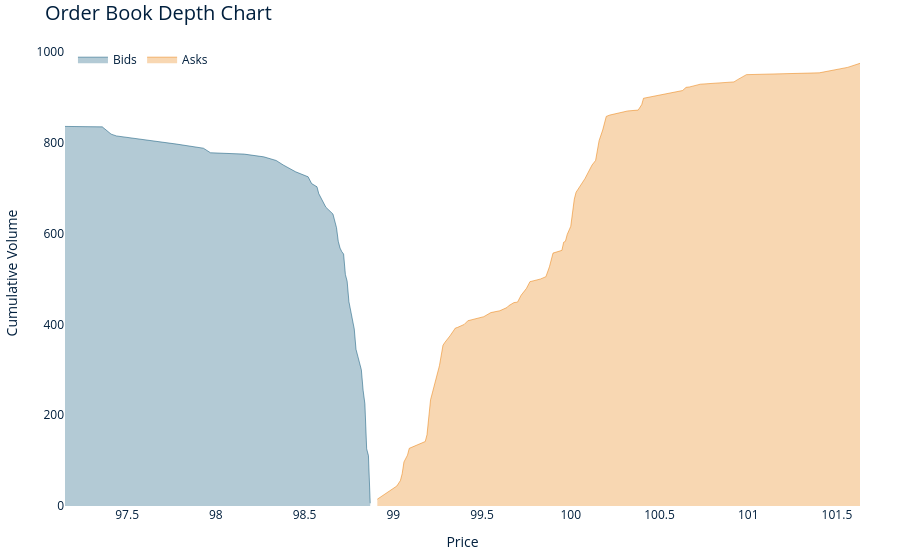

Notebook source saved alongside this figure:
### Markdown cell above
## Visualize the Results

### Code cell
# Get order book state
bids_df, asks_df = simulator.order_book.get_order_book_as_dataframe()

# Create depth chart
fig = create_depth_chart(bids_df, asks_df)
fig.show()

### Figure 1 — Plotly figure (JSON) as saved in the notebook; plotly's stock layout.template omitted (floating-point values rounded to 4 significant figures)
{"data": [{"fill": "tozeroy", "fillcolor": "rgba(4, 81, 116, 0.3)", "line": {"color": "#045174", "width": 0.5}, "mode": "lines", "name": "Bids", "type": "scatter", "x": [98.87, 98.86, 98.85, 98.84, 98.83, 98.82, 98.8, 98.79, 98.78, 98.76, 98.75, 98.74, 98.73, 98.72, 98.71, 98.7, 98.69, 98.68, 98.67, 98.66, 98.62, 98.6, 98.58, 98.57, 98.54, 98.52, 98.47, 98.45, 98.38, 98.34, 98.27, 98.22, 98.16, 97.97, 97.93, 97.78, 97.6, 97.58, 97.44, 97.41, 97.37, 97.36, 97.15], "y": [6, 111, 126, 225, 255, 300, 330, 345, 390, 435, 450, 495, 510, 555, 560, 568, 583, 613, 628, 643, 658, 673, 688, 703, 710, 725, 734, 736, 751, 761, 769, 772, 775, 778, 788, 797, 806, 808, 815, 819, 832, 835, 836]}, {"fill": "tozeroy", "fillcolor": "rgba(232, 122, 0, 0.3)", "line": {"color": "#e87a00", "width": 0.5}, "mode": "lines", "name": "Asks", "type": "scatter", "x": [98.91, 99.02, 99.04, 99.05, 99.06, 99.08, 99.09, 99.18, 99.19, 99.2, 99.21, 99.22, 99.23, 99.24, 99.25, 99.26, 99.28, 99.29, 99.32, 99.35, 99.36, 99.4, 99.42, 99.51, 99.55, 99.6, 99.64, 99.65, 99.68, 99.7, 99.72, 99.75, 99.77, 99.83, 99.86, 99.87, 99.88, 99.9, 99.95, 99.96, 99.97, 99.98, 100.0, 100.0, 100.0, 100.1, 100.1, 100.1, 100.1, 100.2, 100.2, 100.2, 100.2, 100.2, 100.3, 100.4, 100.4, 100.4, 100.6, 100.6, 100.7, 100.7, 100.7, 100.9, 100.9, 101.0, 101.4, 101.5, 101.6, 101.6], "y": [15, 44, 56, 71, 97, 112, 127, 142, 157, 189, 234, 249, 264, 279, 294, 309, 354, 360, 375, 392, 393, 400, 408, 417, 426, 430, 437, 441, 448, 449, 464, 479, 494, 500, 505, 515, 527, 557, 563, 581, 583, 598, 616, 676, 691, 721, 736, 751, 761, 805, 828, 858, 861, 863, 870, 872, 884, 898, 913, 915, 922, 923, 929, 934, 939, 950, 954, 962, 966, 975]}], "layout": {"font": {"color": "#001f3d"}, "hovermode": "x", "legend": {"orientation": "h", "x": 0.01, "xanchor": "left", "y": 0.99, "yanchor": "top"}, "margin": {"b": 40, "l": 40, "r": 40, "t": 40}, "paper_bgcolor": "rgba(0,0,0,0)", "plot_bgcolor": "rgba(0,0,0,0)", "title": {"font": {"color": "#001f3d", "size": 20}, "text": "Order Book Depth Chart"}, "xaxis": {"title": {"text": "Price"}}, "yaxis": {"title": {"text": "Cumulative Volume"}}}}
